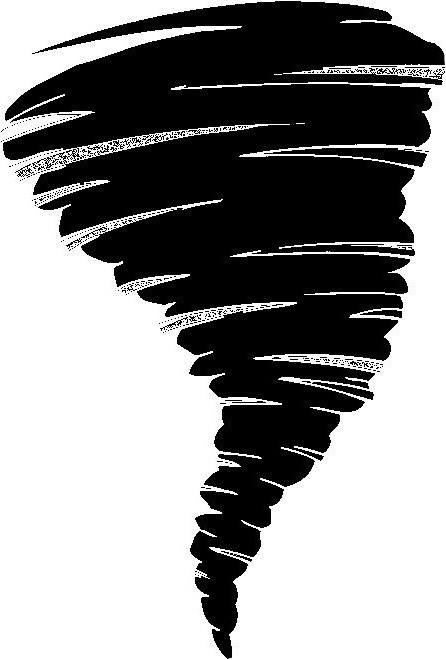
#> input picture tor.jpg, 446 x 660 px
$ python render.py
#> lines starting #> are read from the running program, lines starting #| are printed output that depends on the picture; after the words box and inside, x2 and y2 are one past the last pixel; in counts of white or black regions, pixels touching at a corner belong together
from PIL import Image
import numpy

def mapping(new,old):
    def m(o):
        n=o*new//old
        return n
    return m

newpicH,newpicW=60, 20
path="tor.jpg"
file=open(path.split('.')[0]+'drawcode.txt','w')
img=Image.open(path)
#> img is the input picture: PIL image 446x660 RGB; min 0, max 255, mean 144.2

newImage=[[255 for i in range(newpicW)]for j in range(newpicH)]

for i in enumerate(map(mapping(img.width,newpicW),[l for l in range(newpicW)])):
    for j in enumerate(map(mapping(img.height,newpicH),[k for k in range(newpicH)])):
        if(img.getpixel((i[1],j[1]))[0]>128):
            newImage[j[0]][i[0]]=(255,255,255)
        else:
            newImage[j[0]][i[0]]=(0,0,0)
            file.write("    do TreeBoss.drawrectangle(x+"+str(2*i[0])+','+str(j[0])+"+y,x+"+str(2*i[0]+1)+','+str(j[0])+"+y);\n")


arr=numpy.array(newImage,dtype='uint8')
img2=Image.fromarray(arr)
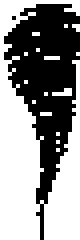
#> img2: PIL image 20x60 RGB (shown 4 times larger); 56.3% white; 2 black regions (1 under 20 px), largest, box (x1, y1, x2, y2) and area: (1, 1, 20, 60) 523
img2.save(path.split('.')[0]+'new.'+path.split('.')[1])
file.close()

$ run again, with bossbar.jpg copied over tor.jpg
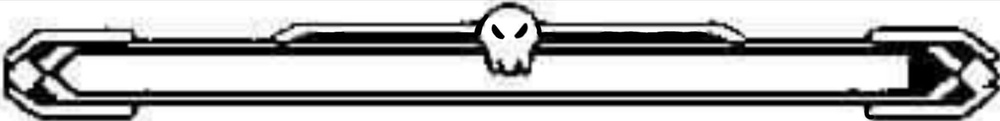
#> input picture bossbar.jpg, 1000 x 121 px, shrunk from 2086 x 253 before the run
#> img is the input picture: PIL image 1000x121 RGB; min 0, max 255, mean 179.3
#> `img2=Image.fromarray(arr)`:
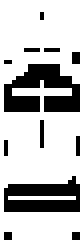
#> img2: PIL image 20x60 RGB (shown 4 times larger); 74.1% white; 12 black regions (10 under 20 px), largest, box (x1, y1, x2, y2) and area: (1, 16, 20, 28) 151, (1, 44, 20, 53) 118
